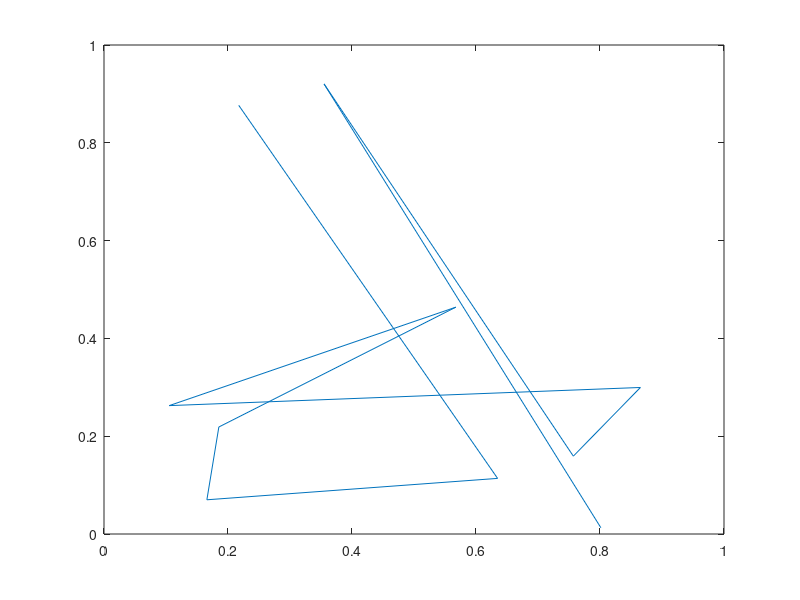
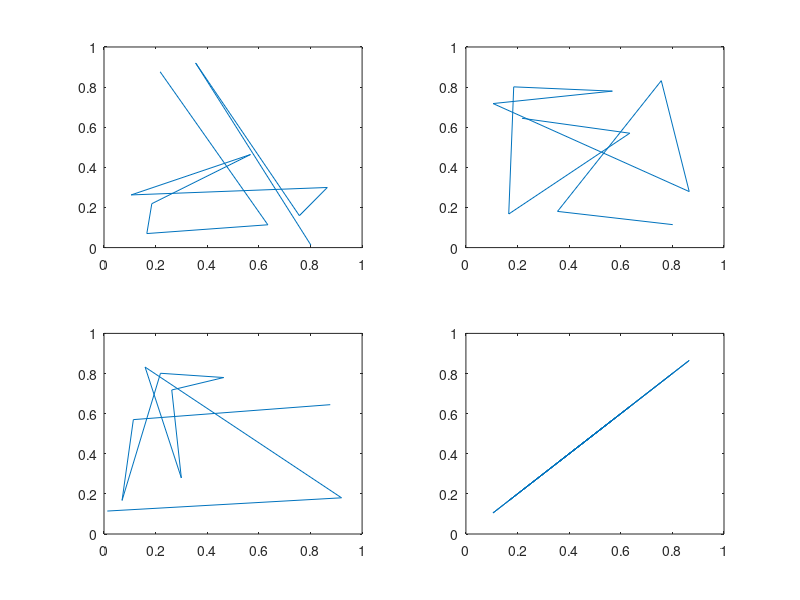

Here is the MATLAB script that generated these plots, in order:
x = rand(10,1);

y = rand(10,1);

z = rand(10,1);

plot(x,y); 

figure, plot(x,y);  % for holding a plot so that it is not over written 


subplot(2,2,1), plot(x,y); 
subplot(2,2,2), plot(x,z); 
subplot(2,2,3), plot(y,z); 
subplot(2,2,4), plot(x,x); 


 